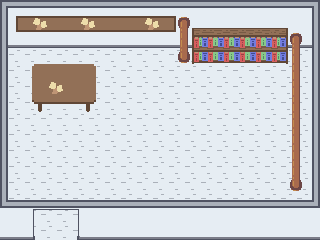

This is a level from a 2D game, rendered from its Tiled map with the project's own tilesets. A one-line summary and the complete map file follow:
An orthogonal 20x15 tile map with 16x16 px tiles, 2 tile layers (Ground, Top) and 1 object (Event Teleport).

<map version="1.10" tiledversion="1.10.1" orientation="orthogonal" renderorder="right-down" width="20" height="15" tilewidth="16" tileheight="16" infinite="0" nextlayerid="4" nextobjectid="8">
 <tileset firstgid="1" source="Lab Inside.tsx" />
 <layer id="1" name="Ground" width="20" height="15">
  <data encoding="csv">
1,1,1,1,1,1,1,1,1,1,1,1,1,1,1,1,1,1,1,1,
1,5,6,6,6,6,6,6,6,6,7,1,1,1,1,1,1,1,1,1,
17,17,17,17,17,17,17,17,17,17,17,17,17,17,17,17,17,17,17,17,
50,50,50,50,50,50,50,50,50,50,50,50,50,50,50,50,50,50,50,50,
50,50,50,50,50,50,50,50,50,50,50,50,50,50,50,50,50,50,50,50,
50,50,50,86,50,50,50,50,50,50,50,50,50,50,50,50,50,50,50,50,
50,50,50,50,50,50,50,50,50,50,50,50,50,50,50,50,50,50,50,50,
50,50,50,50,50,50,50,50,50,50,50,50,50,50,50,50,50,50,50,50,
50,50,50,50,50,50,50,50,50,50,50,50,50,50,50,50,50,50,50,50,
50,50,50,50,50,50,50,50,50,50,50,50,50,50,50,50,50,50,50,50,
50,50,50,50,50,50,50,50,50,50,50,50,50,50,50,50,50,50,50,50,
50,50,50,50,50,50,50,50,50,50,50,50,50,50,50,50,50,50,50,50,
50,50,50,50,50,50,50,50,50,50,50,50,50,50,50,50,50,50,50,50,
50,50,50,50,50,50,50,50,50,50,50,50,50,50,50,50,50,50,50,50,
50,50,50,50,50,50,50,50,50,50,50,50,50,50,50,50,50,50,50,50
</data>
 </layer>
 <layer id="2" name="Top" width="20" height="15">
  <data encoding="csv">
33,34,34,34,34,34,34,34,34,34,34,34,34,34,34,34,34,34,34,35,
49,0,8,0,0,8,0,0,0,8,0,24,21,22,22,22,22,23,0,51,
49,0,0,0,0,0,0,0,0,0,0,40,37,38,38,38,38,39,24,51,
49,0,0,0,0,0,0,0,0,0,0,56,53,54,54,54,54,55,40,51,
49,0,69,70,70,71,0,0,0,0,0,0,0,0,0,0,0,0,40,51,
49,0,85,8,86,87,0,0,0,0,0,0,0,0,0,0,0,0,40,51,
49,0,101,102,102,103,0,0,0,0,0,0,0,0,0,0,0,0,40,51,
49,0,0,0,0,0,0,0,0,0,0,0,0,0,0,0,0,0,40,51,
49,0,0,0,0,0,0,0,0,0,0,0,0,0,0,0,0,0,40,51,
49,0,0,0,0,0,0,0,0,0,0,0,0,0,0,0,0,0,40,51,
49,0,0,0,0,0,0,0,0,0,0,0,0,0,0,0,0,0,40,51,
49,0,0,0,0,0,0,0,0,0,0,0,0,0,0,0,0,0,56,51,
65,66,66,66,66,66,66,66,66,66,66,66,66,66,66,66,66,66,66,67,
1,1,2,3,4,1,1,1,1,1,1,1,1,1,1,1,1,1,1,1,
17,17,18,19,20,17,17,17,17,17,17,17,17,17,17,17,17,17,17,17
</data>
 </layer>
 <objectgroup id="3" name="Interactables" class="Layer of Events">
  <object id="1" name="Lab Exterior" type="Event Teleport" x="32" y="224" width="48" height="16" />
 </objectgroup>
</map>
